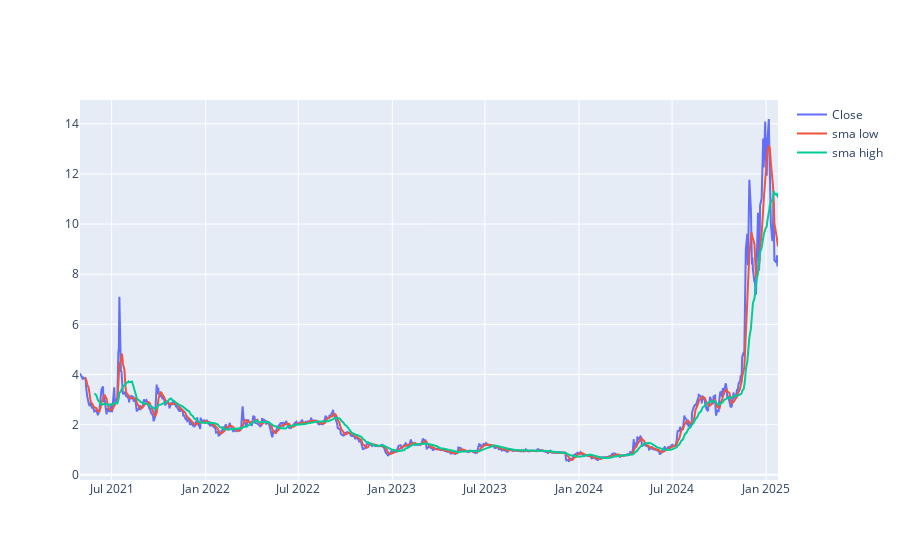

Source (notebook cell):
### Code cell
import plotly.graph_objects as go
fig = go.Figure()

fig.add_trace(go.Scatter(x=raw_bngo['timestamp'], y=raw_bngo['close'], mode='lines', name='Close'))
fig.add_trace(go.Scatter(x=raw_bngo['timestamp'], y=raw_bngo['smaLow'], mode='lines', name='sma low'))
fig.add_trace(go.Scatter(x=raw_bngo['timestamp'], y=raw_bngo['smaHigh'], mode='lines', name='sma high'))
fig.show()

### Figure 1 — Plotly figure (JSON) as saved in the notebook; plotly's stock layout.template omitted (floating-point values rounded to 4 significant figures; data arrays with more than 128 entries replaced by an {"elided": "..."} marker saying what was removed)
{"data": [{"mode": "lines", "name": "Close", "type": "scatter", "x": {"elided": "939 str values"}, "y": {"elided": "939 float values"}}, {"mode": "lines", "name": "sma low", "type": "scatter", "x": {"elided": "939 str values"}, "y": {"elided": "939 float values"}}, {"mode": "lines", "name": "sma high", "type": "scatter", "x": {"elided": "939 str values"}, "y": {"elided": "939 float values"}}], "layout": {}}
